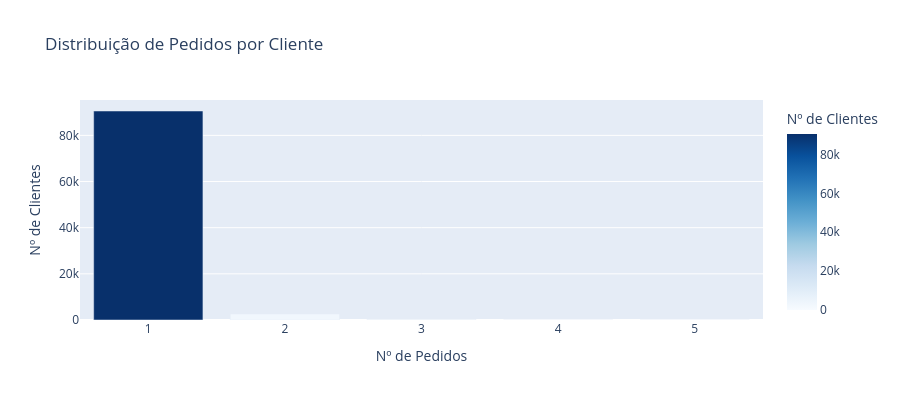

Notebook source saved alongside this figure:
### Code cell
pedidos_por_cliente = df_entregues.groupby("customer_unique_id")["order_id"].nunique()

recompra = pedidos_por_cliente.value_counts().reset_index()
recompra.columns = ["qtd_pedidos", "qtd_clientes"]
recompra["pct"] = recompra["qtd_clientes"] / recompra["qtd_clientes"].sum() * 100

clientes_1_pedido = recompra[recompra["qtd_pedidos"] == 1]["qtd_clientes"].values[0]
clientes_2_mais   = recompra[recompra["qtd_pedidos"] > 1]["qtd_clientes"].sum()

print("=== TAXA DE RECOMPRA ===")
print(f"Clientes com 1 pedido:    {clientes_1_pedido:,} ({clientes_1_pedido/len(pedidos_por_cliente)*100:.1f}%)")
print(f"Clientes com 2+ pedidos:  {clientes_2_mais:,} ({clientes_2_mais/len(pedidos_por_cliente)*100:.1f}%)")
print(f"Máximo de pedidos por cliente: {pedidos_por_cliente.max()}")

fig = px.bar(
    recompra[recompra["qtd_pedidos"] <= 5],
    x="qtd_pedidos", y="qtd_clientes",
    title="Distribuição de Pedidos por Cliente",
    labels={"qtd_pedidos": "Nº de Pedidos", "qtd_clientes": "Nº de Clientes"},
    color="qtd_clientes",
    color_continuous_scale="Blues",
    height=400,
)
fig.show()

### Figure 1 — Plotly figure (JSON) as saved in the notebook; plotly's stock layout.template omitted (floating-point values rounded to 4 significant figures)
{"data": [{"hovertemplate": "Nº de Pedidos=%{x}<br>Nº de Clientes=%{marker.color}<extra></extra>", "legendgroup": "", "marker": {"color": [90557, 2573, 181, 28, 9], "coloraxis": "coloraxis", "pattern": {"shape": ""}}, "name": "", "orientation": "v", "showlegend": false, "textposition": "auto", "type": "bar", "x": [1, 2, 3, 4, 5], "xaxis": "x", "y": [90557, 2573, 181, 28, 9], "yaxis": "y"}], "layout": {"barmode": "relative", "coloraxis": {"colorbar": {"title": {"text": "Nº de Clientes"}}, "colorscale": [[0, "rgb(247,251,255)"], [0.125, "rgb(222,235,247)"], [0.25, "rgb(198,219,239)"], [0.375, "rgb(158,202,225)"], [0.5, "rgb(107,174,214)"], [0.625, "rgb(66,146,198)"], [0.75, "rgb(33,113,181)"], [0.875, "rgb(8,81,156)"], [1, "rgb(8,48,107)"]]}, "height": 400, "legend": {"tracegroupgap": 0}, "title": {"text": "Distribuição de Pedidos por Cliente"}, "xaxis": {"anchor": "y", "domain": [0, 1], "title": {"text": "Nº de Pedidos"}}, "yaxis": {"anchor": "x", "domain": [0, 1], "title": {"text": "Nº de Clientes"}}}}
